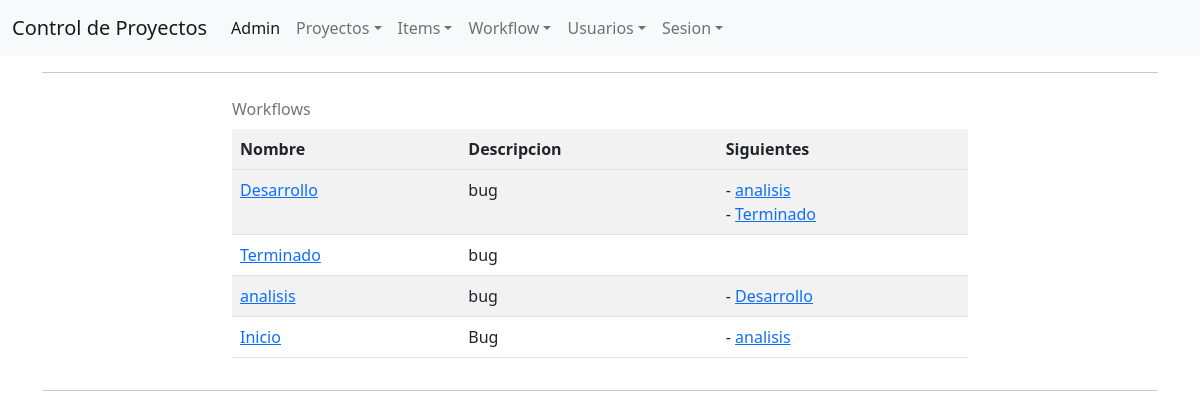
/workflow/, run on an earlier commit of the app's database.
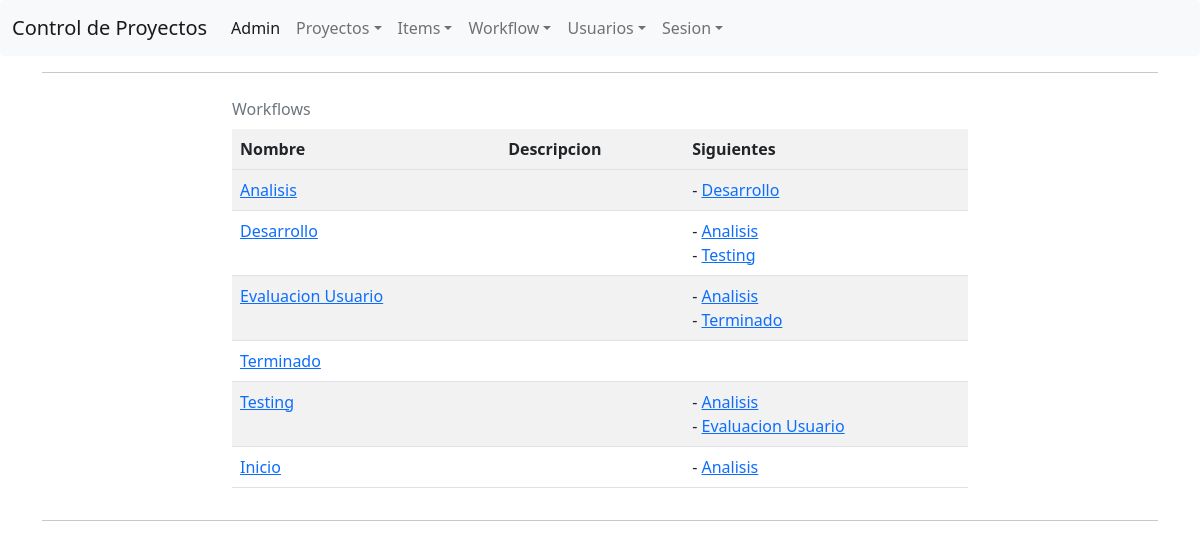
And on a later commit of the database.
### ControlProyecto/models/Workflow.py (models this page shows, shortened)
class Workflow(models.Model):
    inicial = models.BooleanField()
    nombre = models.CharField(max_length=32)
    descripcion = models.TextField(blank=True)
    siguientes = models.ManyToManyField("self", blank=True, symmetrical=False)

### ControlProyecto/views/WorflowView.py (the view)
# urls.py: path('workflow/', WorkflowListView.as_view(), name="listado-workflow"),
class WorkflowListView(ListView):
    model = Workflow
    ordering = ["inicial", "nombre"]
    queryset = Workflow.objects.all()
    context_object_name = "workflows"
    paginate_by = 10
    template_name = "listado_workflow.html"

### ControlProyecto/templates/listado_workflow.html (shortened to what this page needs)
{% extends "base.html" %}
{% block content %}
<table>
    <caption>
        Workflows
    </caption>
    <tr>
        <th>Nombre</th>
        <th>Descripcion</th>
        <th>Siguientes</th>
    </tr>
    <tr>
        {% for w in workflows %}
        <tr>
            <td><a href="{% url "editar-workflow" pk=w.id %}">{{ w.nombre }}</a></td>
            <td>{{ w.descripcion }}</td>
            <td>
                {% for s in w.siguientes.all %}
                    - <a href="{% url "editar-workflow" pk=s.id %}">{{ s.nombre }}</a>
                    <br>
                {% endfor %}
            </td>
        </tr>
    {% endfor %}
    </tr>
</table>
{% endblock %}

### ControlProyecto/templates/base.html (shortened to what this page needs)
<!DOCTYPE html>
<html>
<head>
  <link href="https://cdn.jsdelivr.net/npm/bootstrap@5.1.0/dist/css/bootstrap.min.css" rel="stylesheet"
>
</head>
<body>
  {% include "navbar.html" %}
  <div class="container mt-3 mb-3">
    <hr>
    <div class="row">
      <div class="col-2"></div>
      <div class="col">
        {% block content %}
        {% endblock %}
      </div>
      <div class="col-2"></div>
    </div>
    <hr>
  </div>
</body>
</html>

### ControlProyecto/templates/navbar.html (shortened to what this page needs)
<nav class="navbar navbar-expand-lg navbar-light bg-light rounded" aria-label="Eleventh navbar example">
    <div class="container-fluid">
        <a class="navbar-brand" href="{% url "inicio" %}">Control de Proyectos</a>
        <div class="collapse navbar-collapse" id="navbarsExample09">
            <ul class="navbar-nav me-auto mb-2 mb-lg-0">
                <li class="nav-item">
                    <a class="nav-link active" aria-current="page" href="http://localhost:8000/admin/">Admin</a>
                </li>
                <li class="nav-item dropdown">
                    <a class="nav-link dropdown-toggle" href="#" id="dropdown09" data-bs-toggle="dropdown"
                        aria-expanded="false">Proyectos</a>
                </li>
                <li class="nav-item dropdown">
                    <a class="nav-link dropdown-toggle" href="#" id="dropdown09" data-bs-toggle="dropdown"
                        aria-expanded="false">Items</a>
                </li>
                <li class="nav-item dropdown">
                    <a class="nav-link dropdown-toggle" href="#" id="dropdown09" data-bs-toggle="dropdown"
                        aria-expanded="false">Workflow</a>
                </li>
                <li class="nav-item dropdown">
                    <a class="nav-link dropdown-toggle" href="#" id="dropdown09" data-bs-toggle="dropdown"
                        aria-expanded="false">Usuarios</a>
                </li>
                <li class="nav-item dropdown">
                    <a class="nav-link dropdown-toggle" href="#" id="dropdown09" data-bs-toggle="dropdown"
                        aria-expanded="false">Sesion</a>
                </li>
            </ul>
        </div>
    </div>
</nav>

### ControlProyecto/templates/base.html (style rules this page uses)
caption { caption-side: top; }

What changed in the data, as far as the page shows it:
no longer on one of the page's lists (row edited): Workflow: nombre "Terminado"
changed Workflow: nombre "analisis" → "Analisis"; descripcion "bug" → (not shown); moves up the list
changed Workflow "Desarrollo": descripcion "bug" → (not shown)
added Workflow: nombre "Testing", Workflow (nombre "Analisis")
added Workflow: nombre "Evaluacion Usuario", Workflow (nombre "Analisis"), Workflow (nombre "Terminado")
changed Workflow "Terminado": descripcion "bug" → (not shown)
changed Workflow "Inicio": descripcion "Bug" → (not shown)
